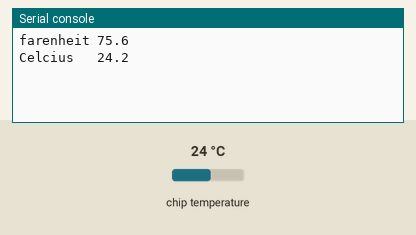
The program below on a simulated Raspberry Pi Pico running MicroPython. Parts: the last lines printed to the serial console. Inputs (shaded band) come from the test bench; at power-on: chip temperature 24 °C. Values from a settings file that is not in the repository are placeholders.

Above: at 1.2 s.
1.3 s: chip temperature set to 1 °C
At 6.6 s:
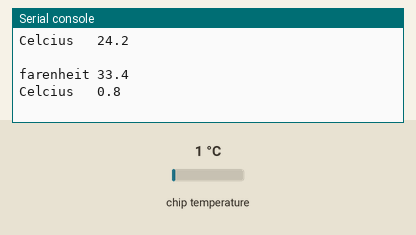
7.3 s: chip temperature set to 11 °C
At 11.7 s:
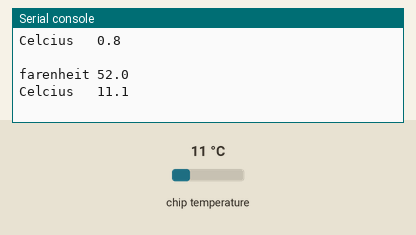
Timing chart, 0 to 13.2 s (numbered marks = the images above; inputs shaded):
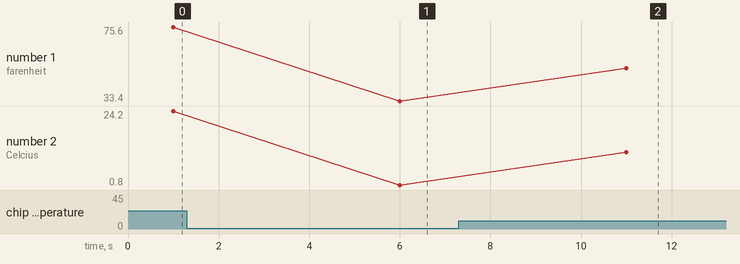

The program:

on_board_temp_sensor.py
```python
import machine
import time
from ota import OTAUpdater
from WIFI_CONFIG import SSID, PASSWORD

# version 3

# Check for updates
firmware_url = "https://raw.githubusercontent.com/Tolnari/pico-ota-testing/"
ota_updater = OTAUpdater(SSID, PASSWORD,firmware_url, "on_board_temp_sensor.py")
ota_updater.download_and_install_update_if_available()

# Do python things

adcpin = 4
sensor = machine.ADC(adcpin)

def ReadTemperature():
	adc_value = sensor.read_u16()
	volt = (3.3/65535) * adc_value
	temperature = 27 - (volt - 0.706)/0.001721
	return round(temperature, 1)

while True:
	temperature = ReadTemperature()
	time.sleep(1)
	print(f"farenheit {round(temperature * (9/5) + 32, 1)}")
	print(f"Celcius   {temperature}")
	print()
	time.sleep(4)
```

Measured:
- after the input at 1.3 s, the serial console: prints a new line after 4.7 s (image 1)
- after the input at 7.3 s, the serial console: prints a new line after 3.7 s (image 2)
- plotted number 1: 75.6 → 33.4 after the input at 1.3 s, 33.4 → 52 after the input at 7.3 s
- plotted number 2: 24.2 → 0.8 after the input at 1.3 s, 0.8 → 11.1 after the input at 7.3 s
